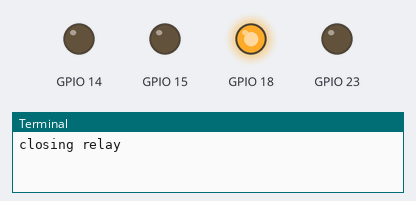
Bench run of a program on a simulated Raspberry Pi (BCM pin numbers). Shown: output pins drawn as LEDs (lit = HIGH), the last lines printed to the terminal. At 86.0 s the program stops and its outputs stay as they are.

Above: at 0.1 s.
At 5.1 s:
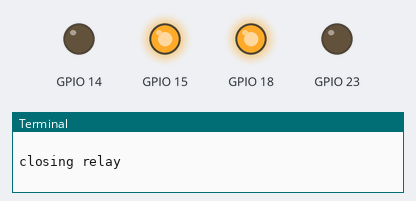
At 10.1 s:
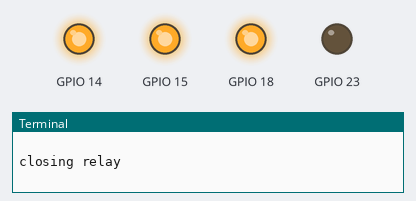
At 20.1 s:
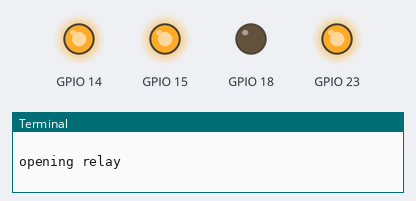
At 46.1 s:
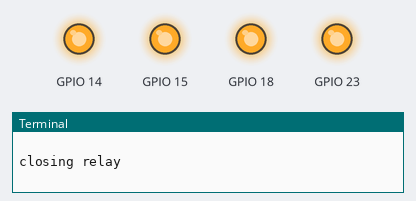
At 86.1 s:
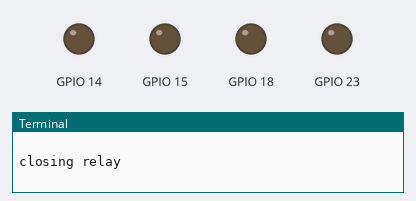
Timing chart, 0 to 87.5 s (numbered marks = the images above):
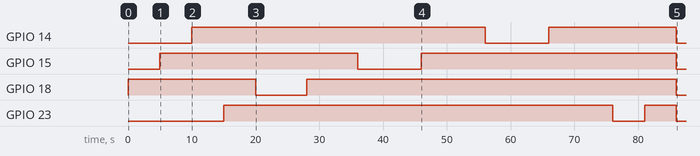

The program:

irrigator.py
```python
# import sys

# pin - time
# 14 - 10s - flor noche
# 15 - 10 - sabila
# 18 - 8 - potos
# 23 - 5 - mini sabila


import time
import RPi.GPIO as GPIO
from datetime import datetime

GPIO.setmode(GPIO.BCM)
GPIO.setwarnings(False)
GPIO.cleanup() #start with a clean setup

class RelayController:
	signalPin = 0
	def __init__(self, sigPin):
		self.signalPin = sigPin
		GPIO.setup(self.signalPin, GPIO.OUT)

	def closeRelay(self):
		if GPIO.input(self.signalPin):
			print("Relay is closed")
			print(" ")
		else:
			GPIO.output(self.signalPin, GPIO.HIGH)
			print("closing relay")
			print(" ")


	def openRelay(self):
		GPIO.output(self.signalPin, GPIO.LOW)
		print("opening relay")
		print(" ")


	def closeAndOpen(self):
		GPIO.output(self.signalPin, GPIO.HIGH)
		time.sleep(0.2)
		GPIO.output(self.signalPin, GPIO.LOW)

class Plant:
	plantPin = 0
	waterTime = 0
	def __init__(self, sigPin, wTime):
		self.plantPin = int(sigPin)
		self.waterTime = int(wTime)
		self.plantRelay = RelayController(self.plantPin)
		self.plantRelay.closeRelay()


	def waterPlant(self):
		self.plantRelay.openRelay() # start watering
		time.sleep(self.waterTime) # water for defined time
		self.plantRelay.closeRelay() # stop watering

#florNoche = RelayController(14)
#sabila = RelayController(15)
#potos = RelayController(18)
#miniSabila = RelayController(23)

def waitDays(numDays):
	secsPerDay = 86400
	daysWaited = 0
	while daysWaited < numDays:
		time.sleep(secsPerDay)
		daysWaited = daysWaited + 1


# Plants: signal pin, water time
GPIO.cleanup() #start with a clean setup
potos = Plant(18,8)
time.sleep(5)

sabila = Plant(15,10)
time.sleep(5)

florNoche = Plant(14,10)
time.sleep(5)

miniSabila = Plant(23,5)
time.sleep(5)

#try:
#	while True:
#	print("watering potos")
#	print(" ")
#	potos.waterPlant()
#	time.sleep(potos.waterTime)

#	print("watering sabila")
#	print(" ")
#	sabila.waterPlant()
#	time.sleep(sabila.waterTime)

#	print("watering flor de noche")
#	print(" ")
#	florNoche.waterPlant()
#	time.sleep(florNoche.waterTime)

#	print("watering mini sabila")
#	print(" ")
#	miniSabila.waterPlant()
#	time.sleep(miniSabila.waterTime)


print("watering potos")
print(" ")
potos.waterPlant()
time.sleep(potos.waterTime)

print("watering sabila")
print(" ")
sabila.waterPlant()
time.sleep(sabila.waterTime)

print("watering flor de noche")
print(" ")
florNoche.waterPlant()
time.sleep(florNoche.waterTime)

print("watering mini sabila")
print(" ")
miniSabila.waterPlant()
time.sleep(miniSabila.waterTime)

GPIO.cleanup()


#		potos.openRelay()
#		time.sleep(10)
#		potos.closeRelay()

#		time.sleep(5)

#		sabila.openRelay()
#		time.sleep(16)
#		sabila.closeRelay()

#		time.sleep(5)

#		florNoche.openRelay()
#		time.sleep(16)
#		florNoche.closeRelay()

#		time.sleep(5)

#		miniSabila.openRelay()
#		time.sleep(8)
#		miniSabila.closeRelay()

#		waitDays(7)
#except KeyboardInterrupt:
#	GPIO.cleanup()
	#sys.stdout.close()
#	pass
```
